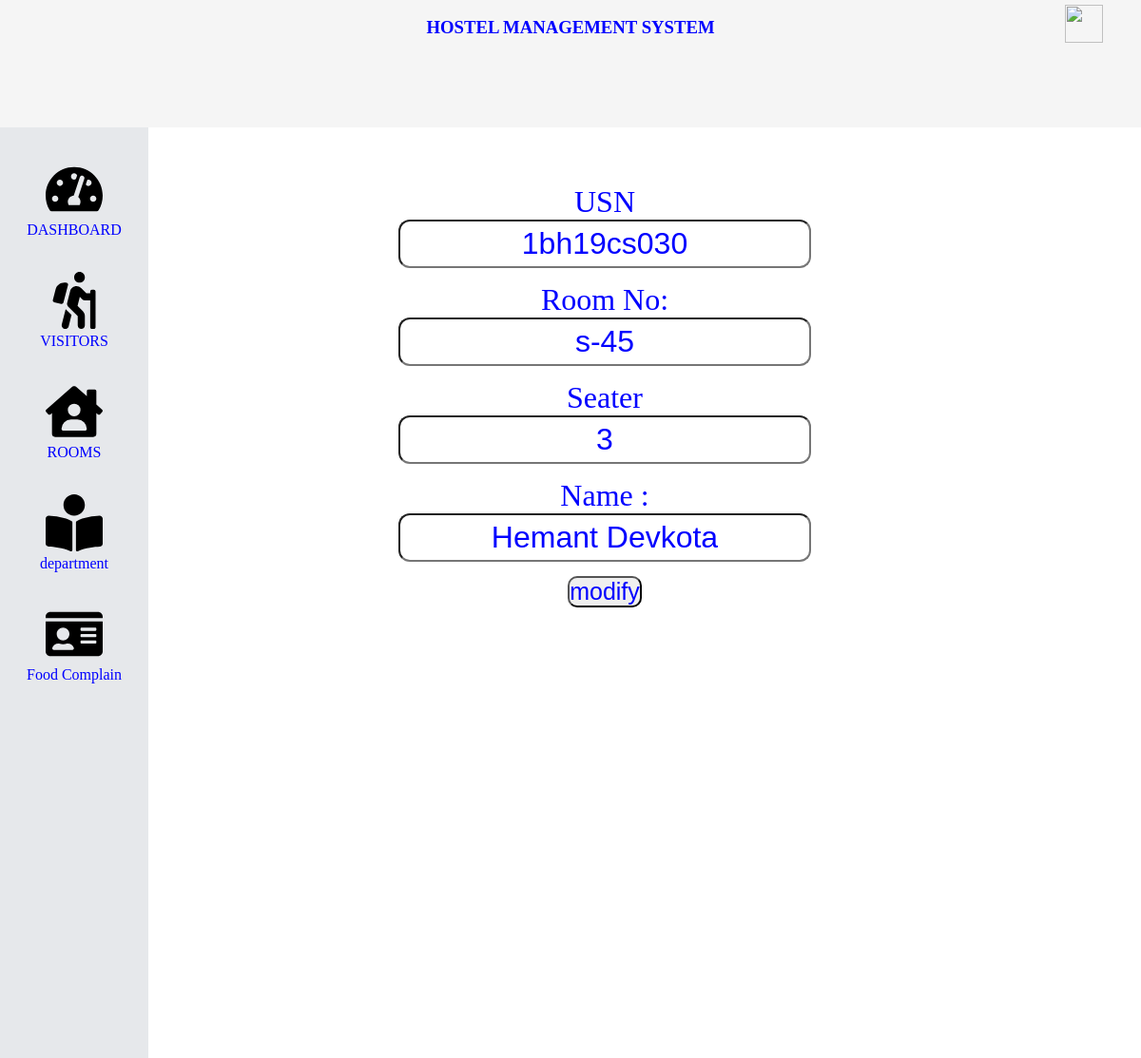
/roomedit.php?id=1bh19cs030, run on the app's committed database.
### tables this page shows
CREATE TABLE `room` (
  `usn` varchar(10) DEFAULT NULL,
  `roomno` varchar(5) DEFAULT NULL,
  `seater` int(1) DEFAULT NULL
);

CREATE TABLE `student` (
  `hostelid` varchar(4) DEFAULT NULL,
  `usn` varchar(10) NOT NULL,
  `name` varchar(40) DEFAULT NULL,
  `branch` varchar(3) DEFAULT NULL,
  `sem` varchar(2) DEFAULT NULL,
  `mobileno` int(10) DEFAULT NULL,
  `sex` varchar(1) DEFAULT NULL
);

### roomedit.php (the view, shortened to what this page needs)
<?php
include 'config.php';
if (isset($_GET['id'])) {
    $id = $_GET['id'];
    $sql = " select r.usn,r.roomno,r.seater,s.name from student s, room r where s.usn=r.usn and r.usn='$id'";
    $res = mysqli_query($conn, $sql);
    if ($res) {
        $count = mysqli_num_rows($res);
        if ($count == 1) {
            $row = mysqli_fetch_assoc($res);
            $usn = $row['usn'];
            $name = $row['name'];
            $roomnumber = $row['roomno'];
            $seater = $row['seater'];
        }
    }
}
include 'dashboard.php';
?>
<div class="maincontent">
    <div class="modifydiv" style="width:80vw;height:90vh;text-align:center;margin-top:60px">
        <form method="post">
            <label style="font-size: 32px;margin-bottom:15px" class="modifyinput" for="usn">USN</label><br>
            <input style="font-size: 32px;margin-bottom:15px;text-align:center;border-radius:12px;padding:5px" type="text" name="usn" id="usn" value="<?php echo $usn; ?>"><br>
            <label style=" font-size: 32px;margin-bottom:15px" class="modifyinput" for="roomno">Room No:</label><br>
            <input style="font-size: 32px;margin-bottom:15px;border-radius:12px;text-align:center;padding:5px" type="text" name="roomno" id="roomno" value="<?php echo $roomnumber; ?>"><br>
            <label style="font-size: 32px;margin-bottom:15px" class="modifyinput" for="seater">Seater</label><br>
            <input style="font-size: 32px;margin-bottom:15px;border-radius:12px;padding:5px;text-align:center;" type="text" name="seater" id="seater" value="<?php echo $seater; ?>"><br>
            <label style="font-size: 32px;margin-bottom:15px;border-radius:12px;padding:5px;text-align:center" for="sname">Name :</label><br>
            <input style="font-size: 32px;margin-bottom:15px;border-radius:12px;padding:5px;text-align:center" type="text" name="name" id="sname" value="<?php echo $name; ?>"><br>
            <button style="font-size: 25px;margin-bottom:15px;border-radius:10px" type="submit" value="submit" name="submit">modify </button>
        </form>
    </div>
    </body>
    </html>

### css/dashboard.css (style rules this page uses)
* { color: blue; margin: 0; padding: 0; }
.maincontent { background-color: white; width: 87%; height: 95vh; }

### dashboard.php (style rules this page uses)
.maincontent { width: 87vw; height: 100%; overflow: scroll; }

### data on the page
room: usn "1bh19cs030", roomno "s-45", seater "3", name "Hemant Devkota"
